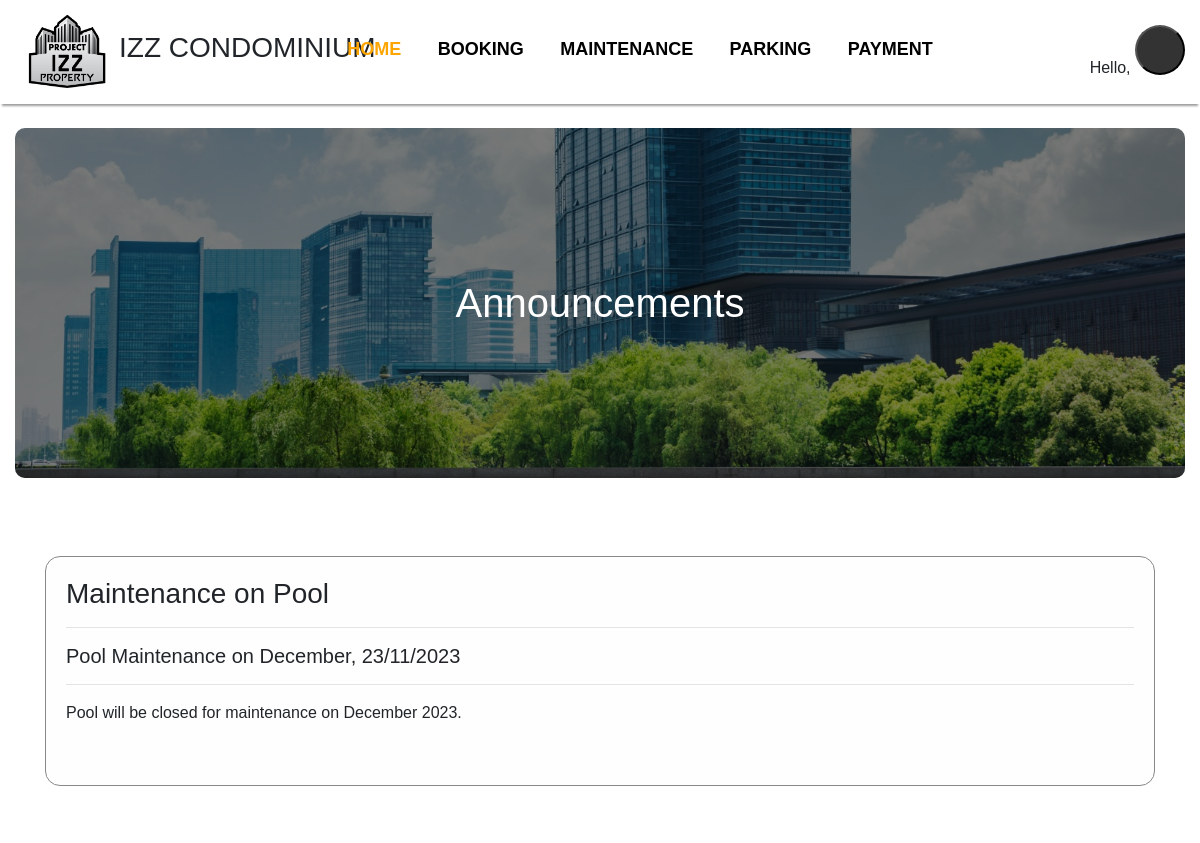
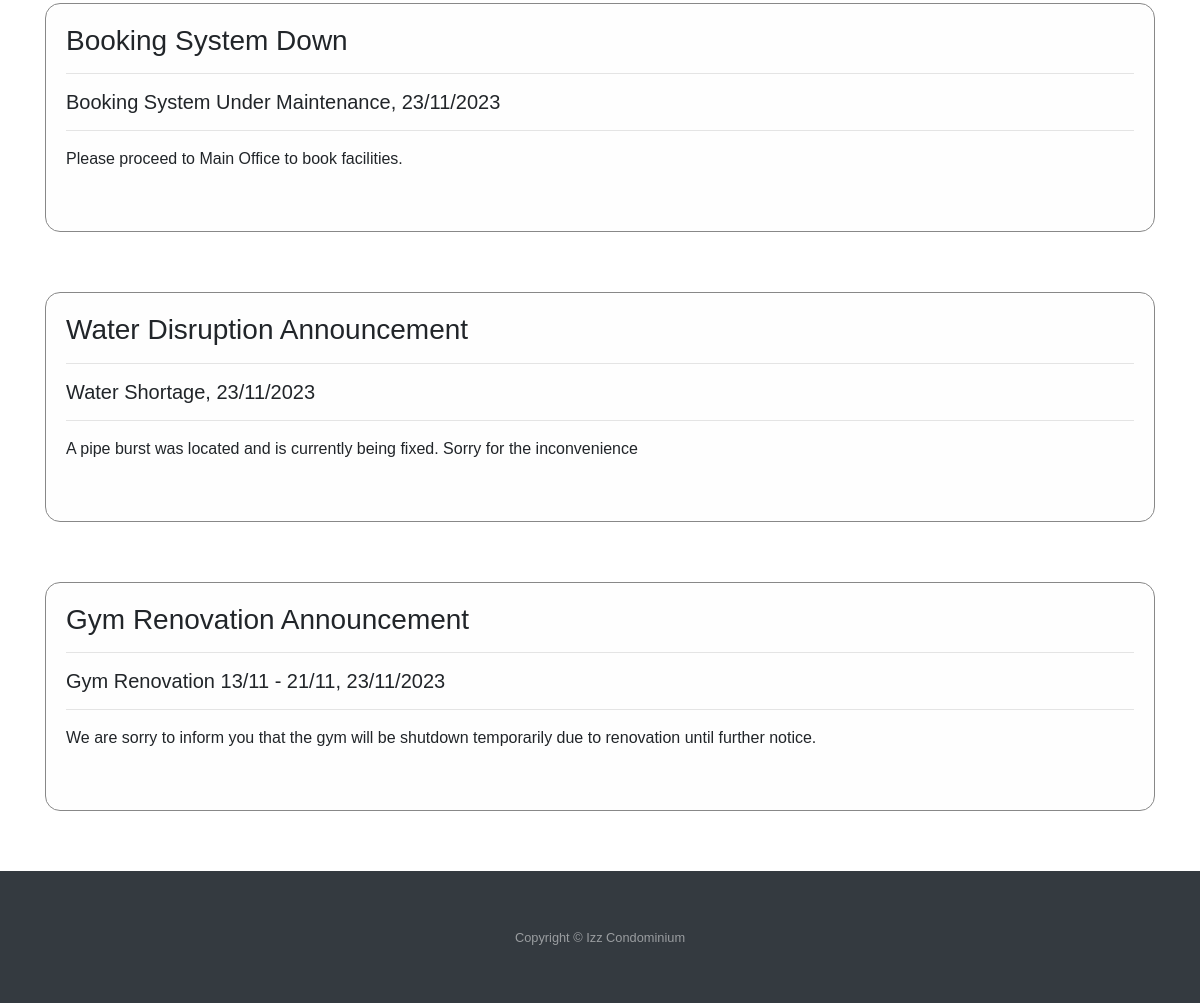
The page /TenantHome.php on the database its author committed (2 pictures, top to bottom).
### tables this page shows
CREATE TABLE `announcement` (
  `header` text NOT NULL,
  `title` text NOT NULL,
  `date` text NOT NULL,
  `description` text NOT NULL,
  `announcementId` int(11) NOT NULL
);

### TenantHome.php (the view, shortened to what this page needs)
<?php
$username = $_SESSION["username"];
$con = mysqli_connect("localhost", "root", "", "izzcondo");
$query = "SELECT * FROM `announcement` ORDER BY `announcementId` DESC";
$result = $con->query($query);
?>
<!DOCTYPE html>
<html lang="en">
<head>
  <link href="https://maxcdn.bootstrapcdn.com/bootstrap/4.5.2/css/bootstrap.min.css" rel="stylesheet">
  <link rel="stylesheet" href="style.css">
</head>
<body>
  <header>
    <div class="container-fluid" style="box-shadow: 0 4px 2px -2px rgb(158, 158, 158); background-color: white;">
      <div class="topnav">
          <div class="logo">
              <img src="Image/IzzProperty.png" style="height: 80px; width: 80px; margin: 12px;">
              <h3 class="nav-logo">IZZ CONDOMINIUM</h3>
          </div>
          <div class="nav-center">
            <ul>
              <li><a class="active"><b>HOME</b></a></li>
              <li><a href="Booking.php"><b>BOOKING</b></a></li>
              <li><a href="Maintenance.php"><b>MAINTENANCE</b></a></li>
              <li><a href="Parking.php"><b>PARKING</b></a></li>
              <li><a href="Payment.php"><b>PAYMENT</b></a></li>
          </ul>
          </div>
          <div class="profile-container">
          <?php echo"<span class='profile-text'>Hello, $username</span>"?>
            <button class="avatar" onclick="myFunction()"><?php echo strtoupper(substr($username, 0, 1)); ?></button>
          </div>
      </div>
    </div>
  </header>
  <br>
<div class="container-fluid" >
  <div class="bg-img">
      <div class="overlay"></div>
      <h1 class="h1-center">Announcements</h1>
  </div>
</div>
<div class="main-content">
  <div class="container mt-5">
    <div class="row">
      <?php
      if ($result && $result->num_rows > 0) {
          while ($row = $result->fetch_assoc()) {
              $header = $row["header"];
              $title = $row["title"];
              $date = $row["date"];
              $description = $row["description"];
              echo "
              <div class='container'>
                <div class='feed' style='border-radius: 15px; background-color: #fefefe; padding: 20px; border: 1px solid #888;'>
                  <h3>$header</h3><hr>
                  <h5>$title, $date</h5><hr>
                  <p>$description</p>
                </div>
              </div>
              ";
          }
      } else {
          echo "
          <div class='col-sm-8'>
            <h2>No announcements.</h2>
          </div>
          ";
      }
      ?>
    </div>
  </div>
</div>
<footer id="sticky-footer" class="flex-shrink-0 py-4 bg-dark text-white-50">
  <div class="container text-center">
    <small>Copyright &copy; Izz Condominium</small>
  </div>
</footer>
</body>
</html>

### style.css (style rules this page uses)
.bg-img { background-image: url('Image/landscape.jpg'); background-size: cover; background-position: center; position: relative; height: 350px; border-radius: 10px; }
.overlay { width: 100%; height: 100%; border-radius: 10px; background-color: rgba(0, 0, 0, 0.5); }
.h1-center { position: absolute; text-align: center; color: white; padding-left: 20px; padding-right: 20px; top: 50%; left: 50%; transform: translate(-50%, -50%); }
.topnav { display: flex; justify-content: space-between; align-items: center; }
.logo { display: flex; align-items: center; justify-content: space-between; }
ul { list-style-type: none; margin: 0; padding: 0; overflow: hidden; }
li { display: inline; }
.topnav .nav-center { transform: translate(-15%, -10%); }
li a { text-align: center; padding: 14px 16px; text-decoration: none; color: black; font-family:'Gill Sans', 'Gill Sans MT', Calibri, 'Trebuchet MS', sans-serif; font-size: large; }
.active { color: orange; }
.profile-container { float: inline-end; }
.avatar { width: 50px; height: 50px; border-radius: 50%; background-color: #333; color: #fff; font-size: 24px; line-height: 25px; text-align: center; }
* { margin: 0; padding: 0; box-sizing: border-box; font-family: 'Poppins', sans-serif }
.container { margin: 30px auto; }
#sticky-footer { flex-shrink: 0; }

### TenantHome.php (style rules this page uses)
body { display: flex; flex-direction: column; min-height: 100vh; }
.main-content { flex: 1; }
#sticky-footer { flex-shrink: 0; }

### rows shown on the page
announcement: header "Maintenance on Pool", title "Pool Maintenance on December", date "23/11/2023", description "Pool will be closed for maintenance on December 2023."
announcement: header "Booking System Down", title "Booking System Under Maintenance", date "23/11/2023", description "Please proceed to Main Office to book facilities."
announcement: header "Water Disruption Announcement", title "Water Shortage", date "23/11/2023", description "A pipe burst was located and is currently being fixed. Sorry for the inconvenience"
announcement: header "Gym Renovation Announcement", title "Gym Renovation 13/11 - 21/11", date "23/11/2023", description "We are sorry to inform you that the gym will be shutdown temporarily due to renovation until further notice."
